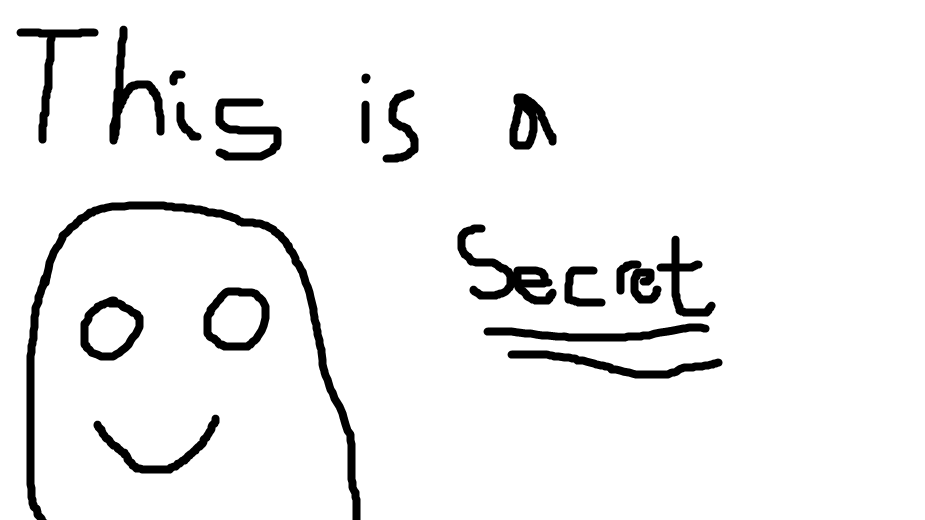
#> input picture example.png, 925 x 520 px
$ python main.py example.png out.png out.png
#> lines starting #> are read from the running program, lines starting #| are printed output that depends on the picture; after the words box and inside, x2 and y2 are one past the last pixel; in counts of white or black regions, pixels touching at a corner belong together
#> further down, im is the input picture: PIL image 925x520 RGB; min 0, max 255, mean 240.2
### imageTextMap.py
from PIL import Image
import sys
# convert image to black and white
class TextMap():
	def __init__(self, image):
		self.imageMatrix = []
		self.im = image
		self.width, self.height = self.im.size
#> self.width = 925; self.height = 520


	def getImageMatrix(self):
		return self.imageMatrix


	def matrixify(self, b_w_convert=True):

#> called with b_w_convert = True
		if(b_w_convert): #checking here so it doesn't have to check every time per loop
			for y in range(self.height):
				temp = []
				for x in range(self.width):
					if self.im.getpixel((x, y)) > (128, 128, 128):
						temp.append(0)
					else:
						temp.append(1)
				self.imageMatrix.append(temp)
		else:
			for y in range(self.height):
				temp = []
				for x in range(self.width):
					if im.getpixel((x, y)) == (255, 255, 255) or im.getpixel((x, y)) > (0, 0, 0):# this is designed to remove grays
						temp.append(0)
					else:
						temp.append(1)
				self.imageMatrix.append(temp)

### keyTextMap.py
import random
from PIL import Image

#for now we use random.randint
class KeyMap():
	def __init__(self, imageSize):
		self.width, self.height = imageSize
		self.keyMatrix = []


	def getKeyMatrix(self):
		return self.keyMatrix


	def generateKeyMatrix(self):
		for y in range(self.height):
			temp = []
			for x in range(self.width):
				if random.randint(0, 9) >= 5:
					temp.append(1)
				else:
					temp.append(0)
			self.keyMatrix.append(temp)

### binaryOnePadEncrypter.py
from PIL import Image, ImageDraw
class Encrypter():
	def __init__(self, plaintext, key):
		self.plaintext = plaintext
		self.key = key
		self.cipher = []


	def getEncrypted(self):
		return self.cipher


	def encrypt(self):
		for y in range(len(self.plaintext)):
			temp = []
			for x in range(len(self.plaintext[0])):
 				temp.append(((self.plaintext[y][x]+self.key[y][x]) % 2))
			self.cipher.append(temp)


	def drawEncrypted(self, path):
#> called with path = 'out.png'
		im = Image.new("RGB", (len(self.cipher[0]), len(self.cipher)), (0, 0, 0))
#> im: PIL image 925x520 RGB; every value is 0
		print(len(self.cipher[0]), len(self.cipher))
		drw = ImageDraw.Draw(im)
		for y in range(len(self.cipher)):
			for x in range(len(self.cipher[0])):
				if self.cipher[y][x] == 0:
					im.putpixel((x, y), (255, 255, 255))
				else:
					im.putpixel((x, y), (0, 0, 0))
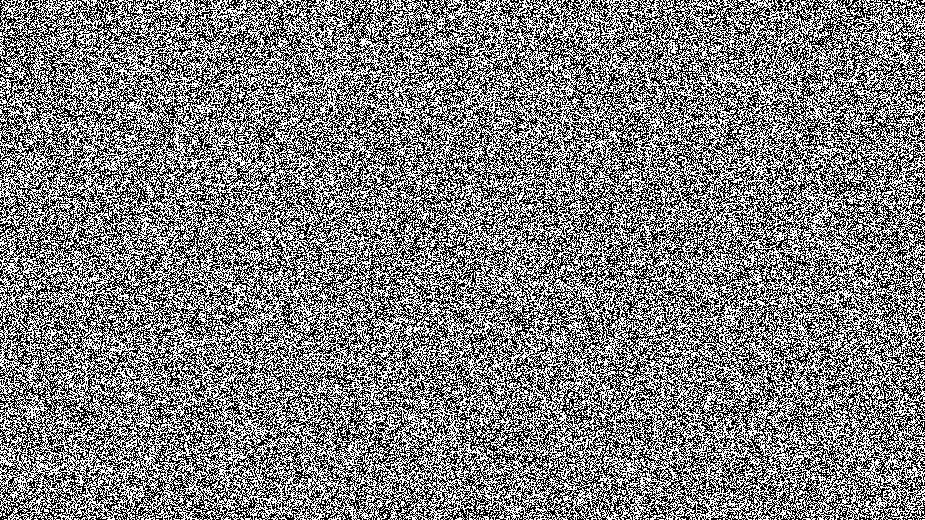
#> im: PIL image 925x520 RGB; 50% white; black in thin lines or dots
		im.save(path+".png")

### binaryOnePadDecrypter.py
from PIL import Image, ImageDraw
class Decrypter():
    def __init__(self, cipher, key):
        self.cipher = cipher
        self.key = key
        self.plaintext = []


    def getDecrypted(self):
        return self.plaintext


    def decrypt(self):
        for y in range(len(self.cipher)):
            temp = []
            for x in range(len(self.cipher[0])):
                temp.append(((self.cipher[y][x]+self.key[y][x]) % 2))

            self.plaintext.append(temp)


    def drawDecrypted(self, path):
#> called with path = 'out.png'
        im = Image.new("RGB", (len(self.plaintext[0]), len(self.plaintext)), (0, 0, 0))
        drw = ImageDraw.Draw(im)
        for y in range(len(self.plaintext)):
            for x in range(len(self.plaintext[0])):
                if self.plaintext[y][x] == 0:
                    im.putpixel((x, y), (255, 255, 255))
                else:
                    im.putpixel((x, y), (0, 0, 0))
            im.save(path+".png")
#> this loop made 520 passes
#> pass 1, in drawDecrypted, `im.save(path+".png")`:
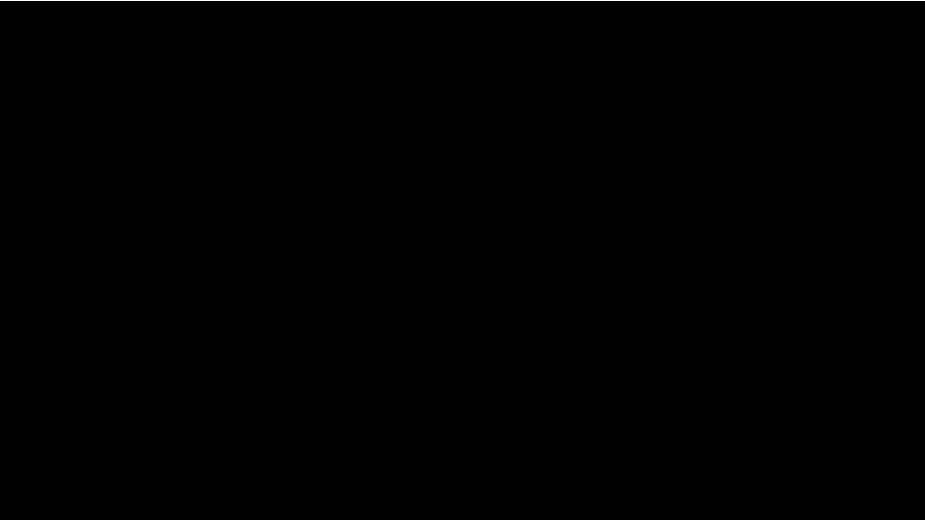
#> saved as out.png.png: PIL image 925x520 RGB; 0.19% white in thin lines or dots, all inside (x1, y1, x2, y2) = (0, 0, 925, 1)
#> pass 2, in drawDecrypted, `im.save(path+".png")`:
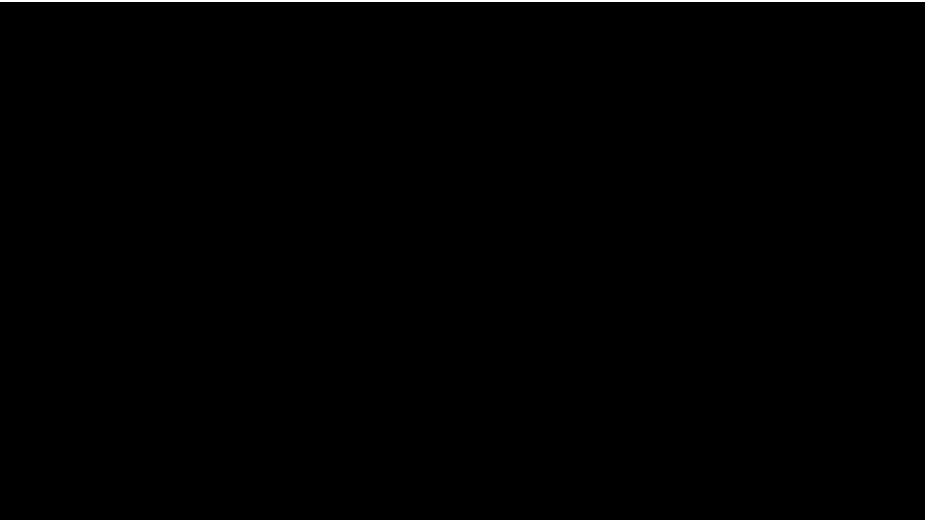
#> saved as out.png.png: PIL image 925x520 RGB; 0.38% white; 1 white region, box (x1, y1, x2, y2) and area: (0, 0, 925, 2) 1850
#> after the loop:
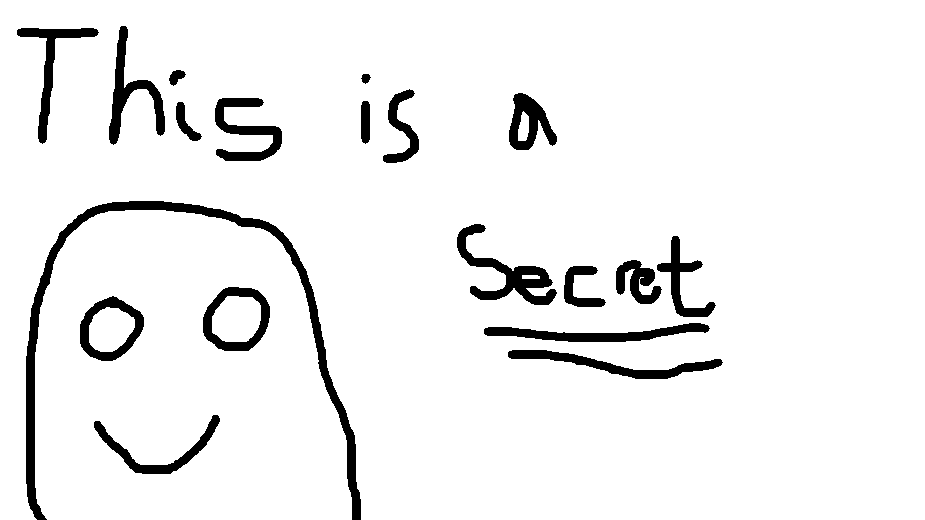
#> im: PIL image 925x520 RGB; 93.9% white; 19 black regions, largest, box (x1, y1, x2, y2) and area: (26, 201, 361, 520) 7009, (457, 224, 557, 305) 2350, (484, 323, 710, 342) 1935

### main.py
from PIL import Image, ImageDraw
import sys
import random
import imageTextMap, keyTextMap, binaryOnePadEncrypter, binaryOnePadDecrypter

pathToImage = sys.argv[1]
pathToSaveEnc = sys.argv[2]
pathToSaveDec = sys.argv[3]
im = Image.open(pathToImage)

tMap = imageTextMap.TextMap(im)
kMap = keyTextMap.KeyMap(im.size)
cMap = binaryOnePadEncrypter.Encrypter(tMap.getImageMatrix(), kMap.getKeyMatrix())
dMap = binaryOnePadDecrypter.Decrypter(cMap.getEncrypted(), kMap.getKeyMatrix())
tMap.matrixify()
kMap.generateKeyMatrix()
cMap.encrypt()
cMap.drawEncrypted(pathToSaveEnc)
dMap.decrypt()
dMap.drawDecrypted(pathToSaveDec)
